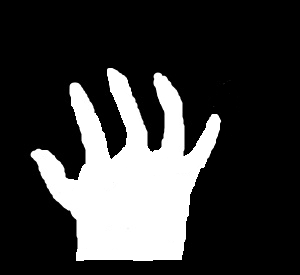
#> input picture opencv_example/data/hand.png, 300 x 275 px, found by its file name
$ python S12.7.py
#> lines starting #> are read from the running program, lines starting #| are printed output that depends on the picture; after the words box and inside, x2 and y2 are one past the last pixel; in counts of white or black regions, pixels touching at a corner belong together
import cv2
import numpy as np
import matplotlib.pyplot as plt


# 形状匹配
if __name__ == "__main__":
    rows = 1
    columns = 3

    cs1 = cv2.imread("data/hand.png")
#> cs1 is the input picture: shape (275, 300, 3); min 0, max 255, mean 58.6
    plt.subplot(rows, columns, 1)
    plt.title("Org")
    plt.imshow(cv2.cvtColor(cs1.copy(), cv2.COLOR_BGR2RGB))

    # 显示凸包
    src = cv2.imread("data/hand.png")
    gray = cv2.cvtColor(src, cv2.COLOR_BGR2GRAY)
    ret, binary = cv2.threshold(gray, 127, 255, cv2.THRESH_BINARY)
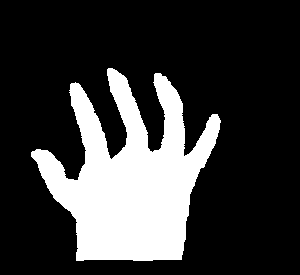
#> binary: shape (275, 300); 23% white; 1 white region
    contours, hierarchy = cv2.findContours(
        binary, cv2.RETR_LIST, cv2.CHAIN_APPROX_SIMPLE
    )
#> contours = 1 contour; box (x1, y1, x2, y2) and area: (31, 68, 221, 261) 18468
    hull = cv2.convexHull(contours[0])
#> hull = contour of 16 points, box (x1, y1, x2, y2) (31, 68, 221, 261), area 27350
    cv2.polylines(src, [hull], True, (0, 255, 0), 2)
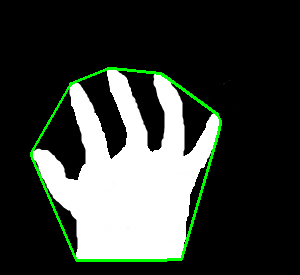
#> src: shape (275, 300, 3); 2.09% of pixels changed, all inside (x1, y1, x2, y2) = (30, 67, 222, 262)
    plt.subplot(rows, columns, 2)
    plt.title("Hull")
    plt.imshow(cv2.cvtColor(src.copy(), cv2.COLOR_BGR2RGB))

    # 显示凸缺陷
    src = cv2.imread("data/hand.png")
    gray = cv2.cvtColor(src, cv2.COLOR_BGR2GRAY)
    ret, binary = cv2.threshold(gray, 127, 255, cv2.THRESH_BINARY)
    contours, hierarchy = cv2.findContours(
        binary, cv2.RETR_LIST, cv2.CHAIN_APPROX_SIMPLE
    )
    cnt = contours[0]
#> cnt = contour of 490 points, box (x1, y1, x2, y2) (31, 68, 221, 261), area 18468
    hull = cv2.convexHull(cnt, returnPoints=False)
#> hull = [489, 389, 385, 311, 305, 304, 302, 294, 240, 238, 233, 185, 184, 103, 102, 0]
    defects = cv2.convexityDefects(cnt, hull)
#> defects = [[0, 102, 51, 21878], [103, 184, 150, 13876], [185, 233, 220, 4168], [233, 238, 235, 256], [238, 240, 239, 247], [240, 294, 255, 2715], [294, 302, 295, 281], [302, 304, 303, 217], [305, 311, 306, 114], [311, 385, 342, 13666], [385, 389, 386, 395], [389, 489, 435, 20327]]
    for i in range(defects.shape[0]):
        s, e, f, d = defects[i, 0]
        start = tuple(cnt[s][0])
        end = tuple(cnt[e][0])
        far = tuple(cnt[f][0])

        cv2.line(src, start, end, [0, 0, 255], 2)
        cv2.circle(src, far, 5, [255, 0, 0], -1)
#> this loop made 12 passes
#> (s, e, f, d, start, end, far) on passes 1 to 12: (0, 102, 51, 21878, (108, 68), (71, 83), (111, 159)), (103, 184, 150, 13876, (70, 84), (31, 152), (78, 179)), (185, 233, 220, 4168, (31, 156), (76, 260), (76, 219)), (233, 238, 235, 256, (76, 260), (152, 260), (84, 259)), (238, 240, 239, 247, (152, 260), (181, 259), (153, 259)), (240, 294, 255, 2715, (181, 259), (215, 143), (189, 194)), (294, 302, 295, 281, (215, 143), (219, 129), (215, 139)), (302, 304, 303, 217, (219, 129), (220, 122), (219, 123)), (305, 311, 306, 114, (220, 120), (217, 114), (219, 119)), (311, 385, 342, 13666, (217, 114), (165, 76), (184, 156)), (385, 389, 386, 395, (165, 76), (160, 73), (162, 76)), (389, 489, 435, 20327, (160, 73), (112, 68), (152, 152))
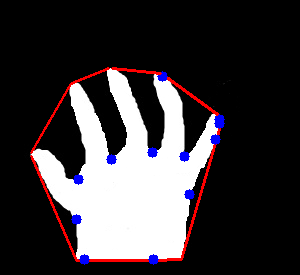
#> src: shape (275, 300, 3); 3.01% of pixels changed, all inside (x1, y1, x2, y2) = (30, 67, 225, 265)
    plt.subplot(rows, columns, 3)
    plt.title("Defects")
    plt.imshow(cv2.cvtColor(src.copy(), cv2.COLOR_BGR2RGB))

    plt.show()
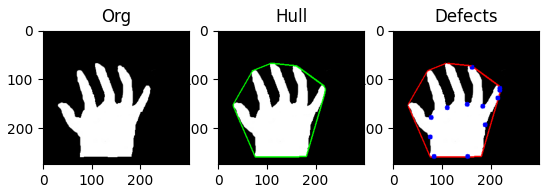
#> figure drawn by matplotlib, 3 panels

$ run again, with opencv_example/data/cs3.png copied over opencv_example/data/hand.png
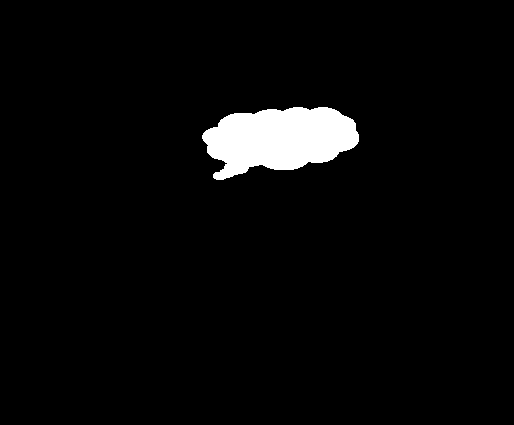
#> input picture opencv_example/data/cs3.png, 514 x 425 px, found by its file name
#> cs1 is the input picture: shape (425, 514, 3); 3.6% white; 1 white region, box (x1, y1, x2, y2) and area: (202, 107, 359, 180) 7892
#> gray: shape (425, 514); 3.6% white; 1 white region
#> contours = 1 contour; box (x1, y1, x2, y2) and area: (202, 107, 359, 180) 7698
#> `hull = cv2.convexHull(contours[0])`: hull = contour of 28 points, box (x1, y1, x2, y2) (202, 107, 359, 180), area 8486
#> cnt = contour of 191 points, box (x1, y1, x2, y2) (202, 107, 359, 180), area 7698
#> `hull = cv2.convexHull(cnt, returnPoints=False)`: hull = 28 values, max 178 at index 0, min 0 at index 27, mean 100.2
#> defects = 21 rows, first 6: [178, 0, 184, 768], [0, 12, 7, 825], [12, 24, 21, 870], [24, 26, 25, 186], [26, 32, 27, 114], [32, 34, 33, 142]
#> the loop `for i in range(defects.shape[0]):` made 21 passes
#> (s, e, f, d, start, end, far) on passes 1 to 8: (178, 0, 184, 768, (327, 107), (293, 107), (310, 110)), (0, 12, 7, 825, (293, 107), (267, 109), (283, 111)), (12, 24, 21, 870, (267, 109), (234, 113), (254, 114)), (24, 26, 25, 186, (234, 113), (230, 114), (233, 114)), (26, 32, 27, 114, (230, 114), (224, 117), (229, 115)), (32, 34, 33, 142, (224, 117), (221, 119), (222, 119)), (34, 46, 39, 1046, (221, 119), (206, 130), (217, 127)), (47, 49, 48, 114, (203, 133), (202, 135), (203, 134))
#> after the loop `for i in range(defects.shape[0]):`:
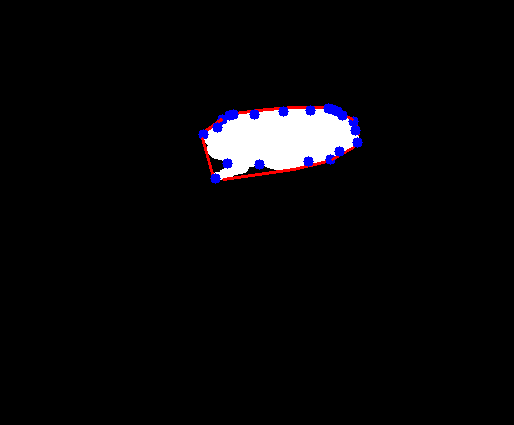
#> src: shape (425, 514, 3); 1.02% of pixels changed, all inside (x1, y1, x2, y2) = (198, 103, 363, 184)
#> `plt.show()`:
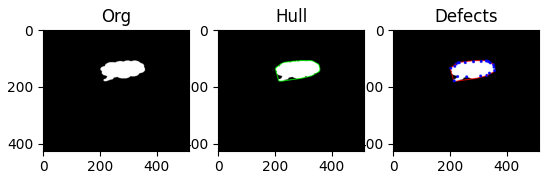
#> figure drawn by matplotlib, 3 panels
